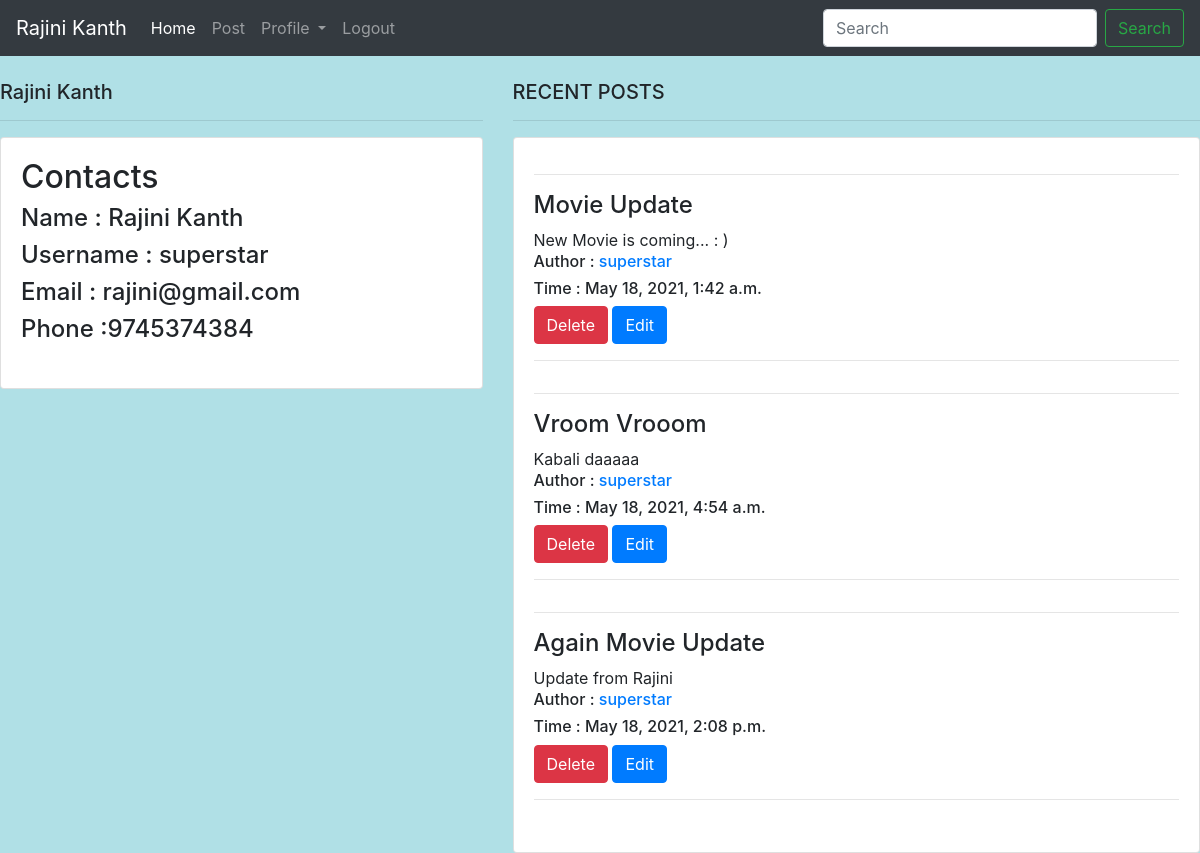
Page /home/6/profile/6/ on the committed database.
### blog/models.py (models this page shows, shortened)
class PUser(models.Model):
    username = models.CharField(max_length=250)
    name = models.CharField(max_length=200)
    email = models.EmailField(max_length=50)
    phone = models.CharField(max_length=50)
    password = models.CharField(max_length=250)
    confirm_password = models.CharField(max_length=250)
    def __str__(self):
        return self.username

class Post(models.Model):
    title = models.CharField(max_length=20)
    content = models.TextField(max_length=250)
    date = models.DateTimeField(auto_now_add=True)
    user = models.ForeignKey(PUser,on_delete=models.CASCADE)

### blog/views.py (the view)
# urls.py: path('home/<int:pk>/profile/<int:up>/',views.profile , name='profile'),
def profile(request,pk,up):
    try:
        posts = Post.objects.all().filter(user=up)
        users = PUser.objects.all()
        user = PUser.objects.get(id=up)
        pk = pk
        return render(request,'blog/profile.html',{'posts': posts, 'user': user,'pk':pk, 'users': users})
    except :
        user = {'name':"No User found"}
        return render(request,'blog/profile.html',{'user': user})

### blog/templates/blog/profile.html (shortened to what this page needs)
{% extends 'blog/main.html' %}
{% block dash %}
<br>
<div class="row">
	<div class="col-md-5">
		<h5>{{ user.name}}</h5>
		<hr>
		<div class="card card-body">
			<table class="table">
                <h2> Contacts </h2>
					<tr>
                        <h4> Name : {{user.name}}</h4>
						<h4> Username : {{user.username}}</h4>
                        <h4> Email : {{user.email}}</h4>
						<h4> Phone :{{user.phone}}</h4>
					</tr>
			</table>
		</div>
	</div>
	<div class="col-md-7">
		<h5>RECENT POSTS</h5>
		<hr>
		<div class="card card-body">
			<table class="table table-sm">
				{% for post in posts %}
                  <hr>
					<h4>{{ post.title }}</h4>
                    <h6> Author : <a href="">{{ post.user }}</a> </h6>
                    <h6> Time : {{ post.date }} </h6>
					{% if post.user_id ==  pk %}
						<div class="text-left">
    						<a href="http://localhost:8000/home/{{ pk }}/deletepost/{{ post.id }}" class="btn btn-primary text-left btn-danger">Delete</a>
    						<a href="http://localhost:8000/home/{{ pk }}/editpost/{{ post.id }}" class="btn btn-primary text-center">Edit</a>
						</div>
					{% endif %}
                  <hr>
				{% endfor %}
			</table>
		</div>
	</div>
</div>
{% endblock %}

### blog/templates/blog/nav.html (shortened to what this page needs)
{% load static %}
<nav class="navbar navbar-expand-lg navbar-dark bg-dark">
{% for user in users %}
  {% if user.id == pk %}
    <a class="navbar-brand" href='#'> {{ user.name }}</a>
  {% endif %}
{% endfor %}
  <div class="collapse navbar-collapse" id="navbarSupportedContent">
    <ul class="navbar-nav mr-auto">
      <li class="nav-item active">
        <a class="nav-link" href="http://localhost:8000/home/{{ pk }}">Home <span class="sr-only">(current)</span></a>
      </li>
      <li class="nav-item">
        <a class="nav-link" href="http://localhost:8000/home/{{ pk }}/createpost">Post</a>
      </li>
      <li class="nav-item dropdown">
        <a class="nav-link dropdown-toggle" href="#" id="navbarDropdown" role="button" data-toggle="dropdown" aria-haspopup="true" aria-expanded="false">
          Profile
        </a>
      </li>
       <li class="nav-item">
        <a class="nav-link" href="http://localhost:8000/logout">Logout</a>
      </li>
    </ul>
    <form class="form-inline my-2 my-lg-0">
      <input class="form-control mr-sm-2" type="search" placeholder="Search" aria-label="Search">
      <button class="btn btn-outline-success my-2 my-sm-0" type="submit">Search</button>
    </form>
  </div>
</nav>

### rows in the picture
PUser: name "Rajini Kanth", username "superstar", email "rajini@gmail.com", phone "9745374384"
Post: title "Movie Update", user "superstar", date "May 18, 2021, 1:42 a.m."
Post: title "Vroom Vrooom", user "superstar", date "May 18, 2021, 4:54 a.m."
Post: title "Again Movie Update", user "superstar", date "May 18, 2021, 2:08 p.m."
